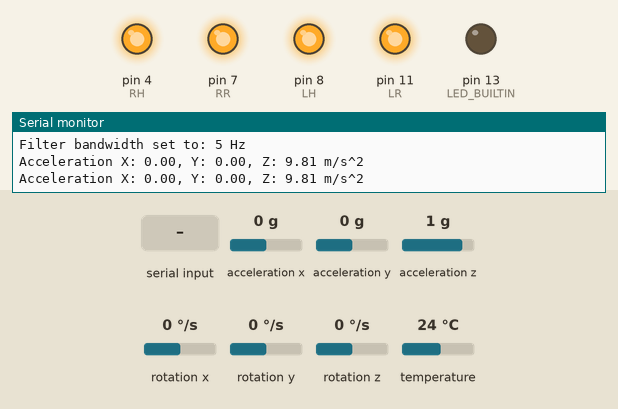
A sketch run on a simulated Arduino Uno, built with avr-gcc and run on an emulated ATmega328P. Parts: output pins drawn as LEDs (lit = HIGH), the last lines printed to the serial monitor. The test bench sets the inputs (shaded band); at power-on: acceleration x 0 g, acceleration y 0 g, acceleration z 1 g, rotation x 0 °/s, rotation y 0 °/s, rotation z 0 °/s, temperature 24 °C.

Above: at 1.2 s.
1.3 s: "end\n" received over Serial
At 2.9 s:
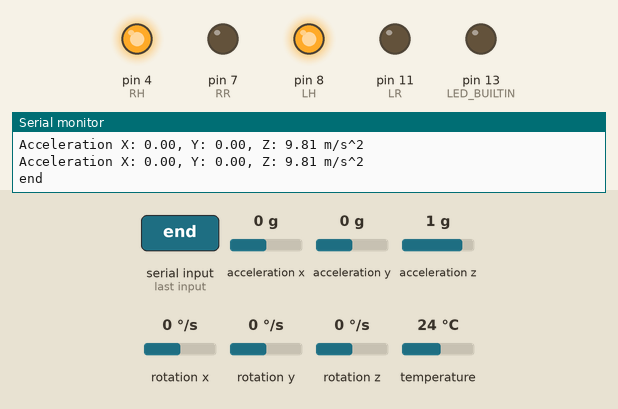
3.5 s: "balance\n" received over Serial
At 4.4 s:
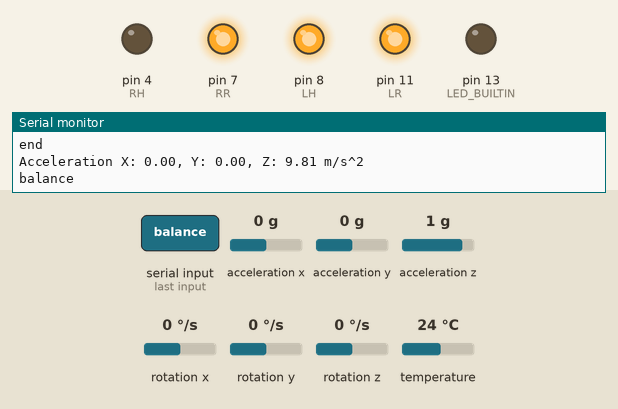
5.1 s: acceleration x set to 0.2 g
At 6.9 s:
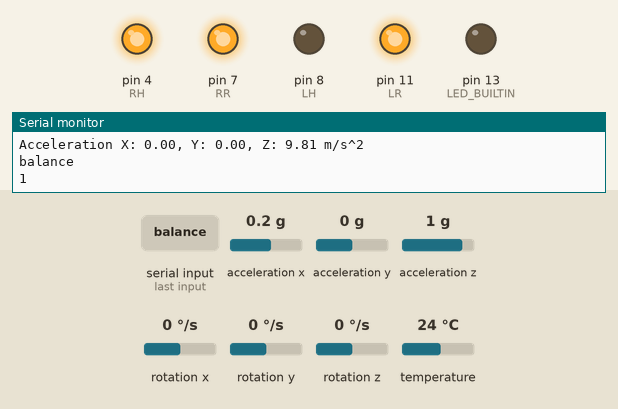
7.6 s: acceleration x set to -1.4 g
At 9.3 s:
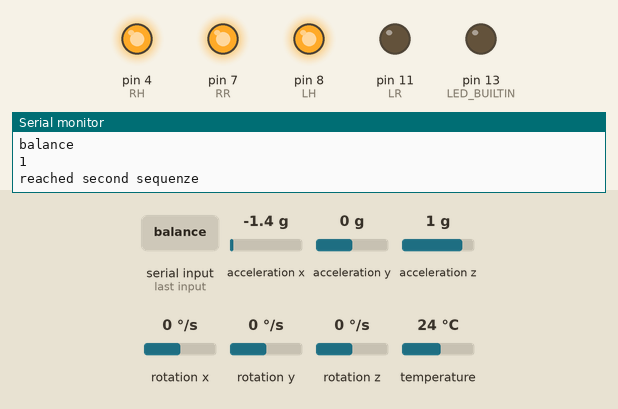
9.6 s: acceleration x set to 0.8 g
At 11.1 s:
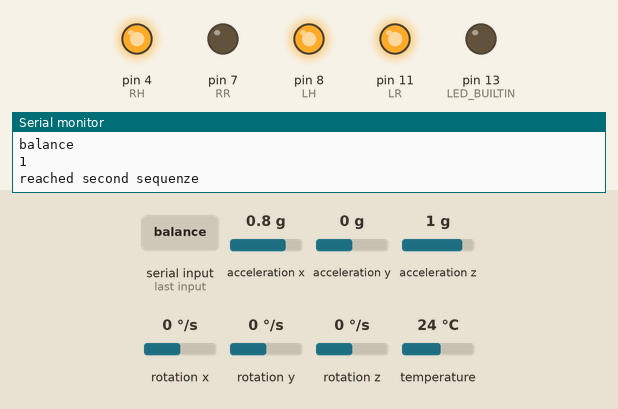
12.1 s: acceleration x set to -0.8 g
At 12.9 s:
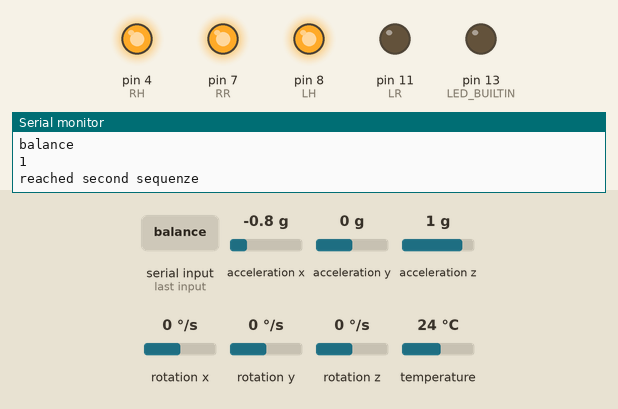
Timing chart, 0 to 14.6 s (numbered marks = the images above; inputs shaded):
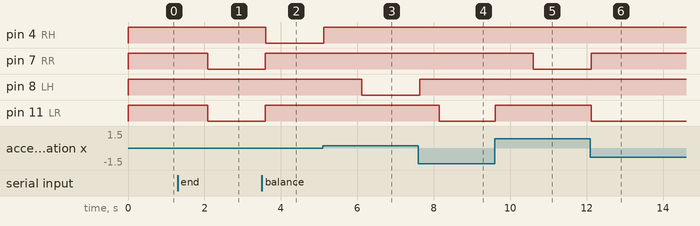

Measured:
- the behaviour switches between 0 and 0.1 g on acceleration x (found by bisection; images 2 and 3)
- after the input at 1.3 s, pin 7 (RR), pin 11 (LR): HIGH → LOW after 0.79 s
- after the input at 3.5 s, pin 4 (RH): HIGH → LOW after 0.10 s; pin 7 (RR), pin 11 (LR): LOW → HIGH after 0.10 s
- after the input at 5.1 s, pin 4 (RH): LOW → HIGH at once; pin 8 (LH): HIGH → LOW after 1.0 s
- after the input at 7.6 s, pin 8 (LH): LOW → HIGH at once; pin 11 (LR): HIGH → LOW after 0.54 s
- after the input at 9.6 s, pin 7 (RR): HIGH → LOW after 1.0 s; pin 11 (LR): LOW → HIGH at once
- after the input at 12.1 s, pin 7 (RR): LOW → HIGH at once; pin 11 (LR): HIGH → LOW at once

The sketch:

Prototyp3.ino
```cpp
#include <Adafruit_MPU6050.h>
#include <Adafruit_Sensor.h>
#include <Wire.h>

//Define Relais
int RH = 4;
int RR = 7;
int LH = 8;
int LR = 11;

String command;
float measuredresult;

Adafruit_MPU6050 mpu;

void pullup() {
  digitalWrite(RR,HIGH);
  digitalWrite(RH,HIGH);
  digitalWrite(LH,HIGH);
  digitalWrite(LR,HIGH);
  delay(500);
  digitalWrite(LR,LOW);
  digitalWrite(RR,LOW);
  while (command == "end"){
    command = Serial.readString();
  }
}

void stopall() {
  digitalWrite(RR,HIGH);
  digitalWrite(RH,HIGH);
  digitalWrite(LH,HIGH);
  digitalWrite(LR,HIGH);
}

void balancevehicle(){
stopall();
sensors_event_t a, g, temp;
mpu.getEvent(&a, &g, &temp);
measuredresult = a.acceleration.x;
int counter = 0;
while(measuredresult < 0.82 or measuredresult > 0.80){


  if(Serial.available()){
  command = Serial.readStringUntil('\n');
  Serial.println(command);
    if(command == "stop"){
      break;
    }
    }
  if(counter == 1){
    command = "stop";
    secondbalanceseq();
    break;
    }


  sensors_event_t a, g, temp;
  mpu.getEvent(&a, &g, &temp);
  measuredresult = a.acceleration.x;

  while(measuredresult < 0.82){
    digitalWrite(RH,LOW);
    delay(50);
    sensors_event_t a, g, temp;
    mpu.getEvent(&a, &g, &temp);
    measuredresult = a.acceleration.x;
  }
  digitalWrite(RH,HIGH);
  delay(1000);
  counter = counter + 1;
  Serial.println(counter);

  while(measuredresult > 0.80){
    digitalWrite(LH,LOW);
    delay(50);
    sensors_event_t a, g, temp;
    mpu.getEvent(&a, &g, &temp);
    measuredresult = a.acceleration.x;
  }
  digitalWrite(LH,HIGH);
}
}

void secondbalanceseq(){
  Serial.println("reached second sequenze");
  int counter = 0;
  stopall();
  delay(500);
  sensors_event_t a, g, temp;
  mpu.getEvent(&a, &g, &temp);
  measuredresult = a.acceleration.x;
  while(measuredresult > 0 && measuredresult < 1.50){
    digitalWrite(RH,LOW);
    digitalWrite(LH,LOW);
    delay(1000);
    sensors_event_t a, g, temp;
    mpu.getEvent(&a, &g, &temp);
    measuredresult = a.acceleration.x;
  }
  stopall();

while(counter <= 2){
  //Prototyp2 Code
  sensors_event_t a, g, temp;
  mpu.getEvent(&a, &g, &temp);
  measuredresult = a.acceleration.x;

  while(measuredresult < 0.82){
    digitalWrite(LR,LOW);
    delay(50);
    sensors_event_t a, g, temp;
    mpu.getEvent(&a, &g, &temp);
    measuredresult = a.acceleration.x;
  }
  digitalWrite(LR,HIGH);
  delay(1000);
  counter = counter +1;

  while(measuredresult > 0.80){
    digitalWrite(RR,LOW);
    delay(50);
    sensors_event_t a, g, temp;
    mpu.getEvent(&a, &g, &temp);
    measuredresult = a.acceleration.x;
  }
  digitalWrite(RR,HIGH);
}
}

void setup() {
  pinMode(LED_BUILTIN, OUTPUT);
  pinMode(RH,OUTPUT);
  pinMode(RR,OUTPUT);
  pinMode(LH,OUTPUT);
  pinMode(LR,OUTPUT);
  digitalWrite(RR,HIGH);
  digitalWrite(RH,HIGH);
  digitalWrite(LH,HIGH);
  digitalWrite(LR,HIGH);

  Serial.begin(9600);
  Serial.println("Adafruit MPU6050 test!");

  // Try to initialize!
  if (!mpu.begin()) {
    Serial.println("Failed to find MPU6050 chip");
  }

  Serial.println("MPU6050 Found!");

  mpu.setAccelerometerRange(MPU6050_RANGE_2_G);
  Serial.println("Accelerometer range set to: +-16G ");

  mpu.setGyroRange(MPU6050_RANGE_250_DEG);
  Serial.println("Gyro range set to: +- 250 deg/s");

  mpu.setFilterBandwidth(MPU6050_BAND_5_HZ);
  Serial.println("Filter bandwidth set to: 5 Hz");
  digitalWrite(LED_BUILTIN,HIGH);
  //delay(15000);
  digitalWrite(LED_BUILTIN,LOW);

  sensors_event_t a, g, temp;
  mpu.getEvent(&a, &g, &temp);

}

void loop() {

  delay(500);
  sensors_event_t a, g, temp;
  mpu.getEvent(&a, &g, &temp);

  /* Print out the values */
  Serial.print("Acceleration X: ");
  Serial.print(a.acceleration.x);
  Serial.print(", Y: ");
  Serial.print(a.acceleration.y);
  Serial.print(", Z: ");
  Serial.print(a.acceleration.z);
  Serial.println(" m/s^2");


 if(Serial.available()){
  command = Serial.readStringUntil('\n');
  Serial.println(command);
 }
  if(command.equals("end")){
      pullup();
  }
  else if(command.equals("stop")){
      stopall();
  }
  else if(command.equals("balance")){
      balancevehicle();
  }

}
```
